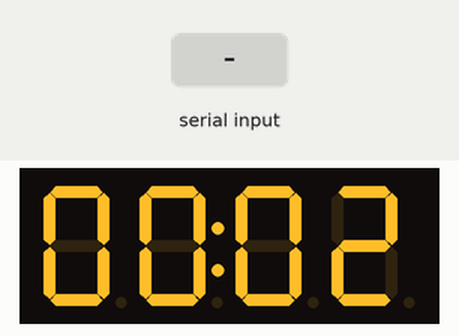
Recording of a sketch running on a simulated Arduino Uno, built with avr-gcc and run on an emulated ATmega328P. On the bench: 4-digit seven-segment display. The inputs (shaded band) are chosen by the test bench. What the sketch prints to the serial monitor is not drawn.

Above: at 5.2 s.
At 8.3 s:
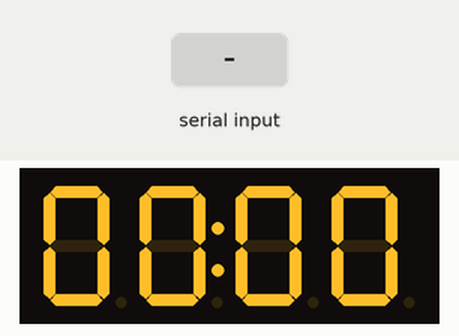
8.4 s: "g" received over Serial
At 9.1 s:
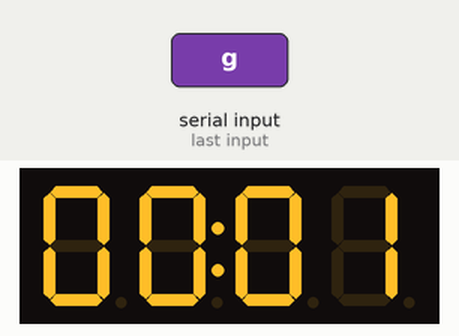
Timing chart, 0 to 11.4 s (numbered marks = the images above; inputs shaded):
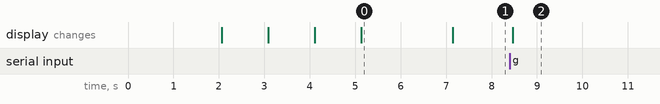

Measured:
- after the input at 8.4 s, the display: changes after 0.07 s (image 2)
- what the display in image 0 shows lasts 2.1 s, from 5.1 s to 7.2 s

The sketch:

s3_digital.ino
```cpp
#include "ScoreDisplay.h"

// 创建比分显示对象
ScoreDisplay scoreBoard;

void setup() {
  Serial.begin(115200);

  // 初始化比分显示
  scoreBoard.begin();
  Serial.println("比分系统初始化完成，初始比分 00:00");

  // 测试示例：模拟比分变化
  delay(2000);
  scoreBoard.addRedScore();  // 红方+1 → 01:00
  Serial.println("红方+1 → 01:00");
  delay(1000);
  scoreBoard.addGreenScore();// 绿方+1 → 01:01
  Serial.println("绿方+1 → 01:01");
  delay(1000);
  scoreBoard.addGreenScore();// 绿方+1 → 01:02
  Serial.println("绿方+1 → 01:02");
  delay(1000);
  scoreBoard.subRedScore();  // 红方-1 → 00:02
  Serial.println("红方-1 → 00:02");
  delay(2000);
  scoreBoard.resetAllScore();// 全部归零 → 00:00
  Serial.println("全部归零 → 00:00");
}

void loop() {
  // 实际使用时，你可以在这里接按键/串口/无线信号来控制比分：
  // 示例：串口控制（可根据需求扩展）
  if (Serial.available() > 0) {
    char cmd = Serial.read();
    switch(cmd) {
      case 'r': scoreBoard.addRedScore(); break;    // 串口发'r' → 红方+1
      case 'R': scoreBoard.subRedScore(); break;    // 串口发'R' → 红方-1
      case 'g': scoreBoard.addGreenScore(); break;  // 串口发'g' → 绿方+1
      case 'G': scoreBoard.subGreenScore(); break;  // 串口发'G' → 绿方-1
      case '0': scoreBoard.resetAllScore(); break;  // 串口发'0' → 全部归零
    }
  }
  delay(100);
}
```

ScoreDisplay.cpp
```cpp
#include "ScoreDisplay.h"

// 构造函数：初始化分数和TM1637对象
ScoreDisplay::ScoreDisplay()
  : display(TM1637_CLK_PIN, TM1637_DIO_PIN),
    redScore(0),
    greenScore(0) {
}

// 初始化显示：设置亮度+清空+显示初始00:00
void ScoreDisplay::begin() {
  display.setBrightness(4); // 最大亮度
  display.clear();
  updateDisplay(); // 显示初始比分 00:00
}

// 红方加分（不超过99）
void ScoreDisplay::addRedScore() {
  if (redScore < MAX_SCORE) {
    redScore++;
    updateDisplay();
  }
}

// 红方减分（不低于0）
void ScoreDisplay::subRedScore() {
  if (redScore > MIN_SCORE) {
    redScore--;
    updateDisplay();
  }
}

// 红方分数归零
void ScoreDisplay::resetRedScore() {
  redScore = 0;
  updateDisplay();
}

// 绿方加分（不超过99）
void ScoreDisplay::addGreenScore() {
  if (greenScore < MAX_SCORE) {
    greenScore++;
    updateDisplay();
  }
}

// 绿方减分（不低于0）
void ScoreDisplay::subGreenScore() {
  if (greenScore > MIN_SCORE) {
    greenScore--;
    updateDisplay();
  }
}

// 绿方分数归零
void ScoreDisplay::resetGreenScore() {
  greenScore = 0;
  updateDisplay();
}

// 全部比分归零
void ScoreDisplay::resetAllScore() {
  redScore = 0;
  greenScore = 0;
  updateDisplay();
}

// 手动设置比分（用于特殊场景，如直接设置 10:05）
void ScoreDisplay::setScore(int red, int green) {
  // 边界保护：分数限制在0-99
  redScore = (red >= 0 && red <= 99) ? red : 0;
  greenScore = (green >= 0 && green <= 99) ? green : 0;
  updateDisplay();
}

// 核心：更新数码管显示（红:绿，中间冒号常亮）
void ScoreDisplay::updateDisplay() {
  // 组合比分：红方*100 + 绿方 → 例如红12，绿34 → 1234
  int totalScore = redScore * 100 + greenScore;
  // 显示格式：XX:XX（0x80/0x40 是冒号掩码，根据你的模块选一个）
  // 若冒号不亮，把 0x80 换成 0x40 试试
  display.showNumberDecEx(totalScore, 0x40, true, 4, 0);
}
```

ScoreDisplay.h
```cpp
#ifndef SCORE_DISPLAY_H
#define SCORE_DISPLAY_H

#include <TM1637Display.h>

// 引脚定义（适配你的接线：12=DIO，13=CLK）
#define TM1637_DIO_PIN 12
#define TM1637_CLK_PIN 13

// 比分最大值（4位数码管，左右各两位，00:00 ~ 99:99）
#define MAX_SCORE 99
#define MIN_SCORE 0

class ScoreDisplay {
public:
  // 构造函数：初始化TM1637和比分
  ScoreDisplay();

  // 初始化显示（需在setup中调用）
  void begin();

  // 红方（左）操作
  void addRedScore();   // 红方加分
  void subRedScore();   // 红方减分
  void resetRedScore(); // 红方分数归零

  // 绿方（右）操作
  void addGreenScore(); // 绿方加分
  void subGreenScore(); // 绿方减分
  void resetGreenScore();// 绿方分数归零

  // 全部归零
  void resetAllScore();

  // 手动设置比分（可选）
  void setScore(int red, int green);

private:
  TM1637Display display; // TM1637显示对象
  int redScore;          // 红方分数（0-99）
  int greenScore;        // 绿方分数（0-99）

  // 内部方法：更新显示（核心逻辑）
  void updateDisplay();
};

#endif // SCORE_DISPLAY_H
```
